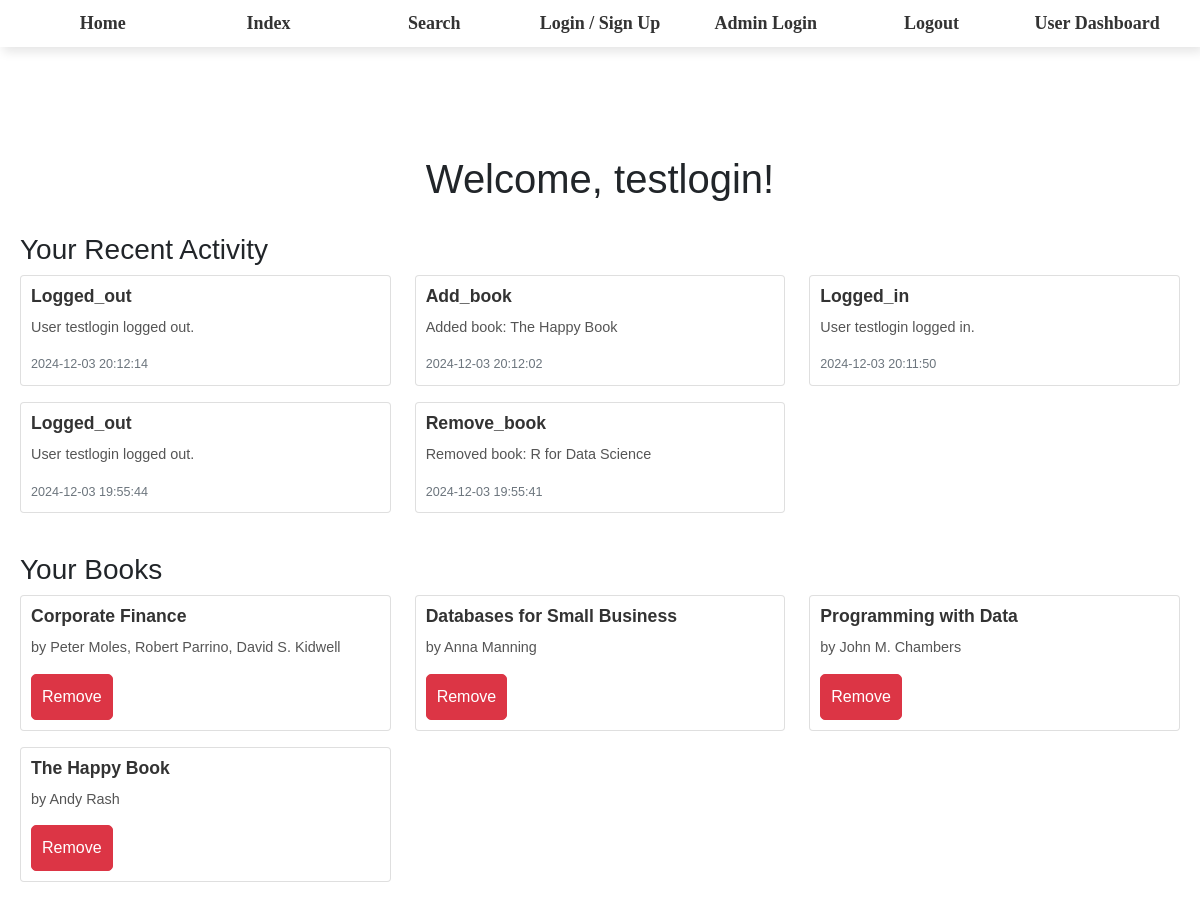
The app's page /dashboard (signed in) with its own data.
### models/models.py (models this page shows, shortened)
class User(UserMixin, db.Model):
    id = db.Column(db.Integer, primary_key=True)
    username = db.Column(db.String(80), unique=True, nullable=False)
    password = db.Column(db.String(200), nullable=False)
    is_admin = db.Column(db.Boolean, default=False)  # Admin flag
    books = db.relationship('Book', back_populates='user')

class RecentActivity(db.Model):
    __tablename__ = 'recent_activity'
    id = db.Column(db.Integer, primary_key=True)
    activity_type = db.Column(db.String(100), nullable=False)  # e.g., 'searched_book', 'added_book', 'removed_book'
    timestamp = db.Column(db.DateTime, default=datetime.utcnow)
    description = db.Column(db.String(255), nullable=True)  # Optional: additional description of activity
    user_id = db.Column(db.Integer, db.ForeignKey('user.id'), nullable=True)
    user = relationship('User', backref='recent_activities', lazy=True)

class Book(db.Model):
    id = db.Column(db.Integer, primary_key=True)
    title = db.Column(db.String(255))
    author = db.Column(db.String(255))
    description = db.Column(db.String(500))
    user_id = db.Column(db.Integer, db.ForeignKey('user.id'), nullable=False)
    thumbnail = db.Column(db.String(255), nullable=True)
    rating = db.Column(db.Float, nullable=True)
    order_index = db.Column(db.Integer)  # New column to store the order index
    user = db.relationship('User', back_populates='books')

### app.py (the view, shortened to what this page needs)
@app.route('/dashboard', methods=['GET', 'POST'])
@login_required
def dashboard():
    if current_user.is_admin:
        flash('Access denied. Admins cannot access user dashboards.', 'danger')
        return redirect(url_for('admin_dashboard'))  # Redirect admins to the admin dashboard
    books = Book.query.filter_by(user_id=current_user.id).all()
    activities = RecentActivity.query.filter_by(user_id=current_user.id).order_by(RecentActivity.timestamp.desc()).limit(5).all()
    return render_template('dashboard.html', user=current_user, books=books, activities=activities)

### app.py (called while the page is built)
@login_manager.user_loader
def load_user(user_id):
    return User.query.get(int(user_id))

### templates/dashboard.html (shortened to what this page needs)
<!DOCTYPE html>
<html lang="en">
<head>
    <link rel="stylesheet" href="https://cdn.jsdelivr.net/npm/bootstrap@5.1.0/dist/css/bootstrap.min.css">
</head>
<body>
    {% include 'template.html' %}
    {% block content %}
      <div class="container mt-5">
        <h1>Welcome, {{ user.username }}!</h1>
        <div class="recent-activity mt-4">
          <h3>Your Recent Activity</h3>
          <div class="row">
            {% for activity in activities %}
              <div class="col-md-4 mb-3">
                <div class="card">
                  <div class="card-body">
                    <h5 class="card-title">{{ activity.activity_type.capitalize() }}</h5>
                    <p class="card-text">{{ activity.description }}</p>
                    <p class="card-text"><small class="text-muted">{{ activity.timestamp.strftime('%Y-%m-%d %H:%M:%S') }}</small></p>
                  </div>
                </div>
              </div>
            {% endfor %}
          </div>
        </div>
        <div class="my-books mt-4">
          <h3>Your Books</h3>
          <div class="row">
            {% for book in books %}
              <div class="col-md-4 mb-3">
                <div class="card">
                  <div class="card-body">
                    <h5 class="card-title">{{ book.title }}</h5>
                    <p class="card-text">by {{ book.author }}</p>
                    <form method="POST" action="{{ url_for('remove_book_from_shelf', book_id=book.id) }}" style="display:inline;">
                      <button type="submit" class="btn btn-danger btn-sm">Remove</button>
                    </form>
                  </div>
                </div>
              </div>
            {% endfor %}
          </div>
        </div>
      </div>
    {% endblock %}
</body>
</html>

### static/css/styles.css (style rules this page uses)
body { font-family: Arial, sans-serif; margin: 0; padding: 0; background-image: url('/static/images/sample.jpg'); background-size: cover; background-position: center; background-repeat: no-repeat; backdrop-filter: blur(20px); }
.container { max-width: 1200px; margin: 0 auto; padding: 20px; }
h1 { text-align: center; margin-bottom: 30px; font-family: Arial, sans-serif; }
.card-body { flex-grow: 1; padding: 10px; display: flex; flex-direction: column; }
.card-title { font-size: 1.1rem; font-weight: bold; margin-bottom: 10px; color: #333; }
.card-text { font-size: 0.9rem; color: #555; margin-bottom: 15px; overflow: hidden; text-overflow: ellipsis; white-space: nowrap; }
.btn { flex: 1; padding: 10px; font-size: 1rem; border-radius: 5px; text-align: center; }

### records on screen
User: username "testlogin"
RecentActivity: activity_type "Logged_out", description "User testlogin logged out.", timestamp "2024-12-03 20:12:14"
RecentActivity: activity_type "Add_book", description "Added book: The Happy Book", timestamp "2024-12-03 20:12:02"
RecentActivity: activity_type "Logged_in", description "User testlogin logged in.", timestamp "2024-12-03 20:11:50"
RecentActivity: activity_type "Logged_out", description "User testlogin logged out.", timestamp "2024-12-03 19:55:44"
RecentActivity: activity_type "Remove_book", description "Removed book: R for Data Science", timestamp "2024-12-03 19:55:41"
Book: title "Corporate Finance", author "Peter Moles, Robert Parrino, David S. Kidwell"
Book: title "Databases for Small Business", author "Anna Manning"
Book: title "Programming with Data", author "John M. Chambers"
Book: title "The Happy Book", author "Andy Rash"
